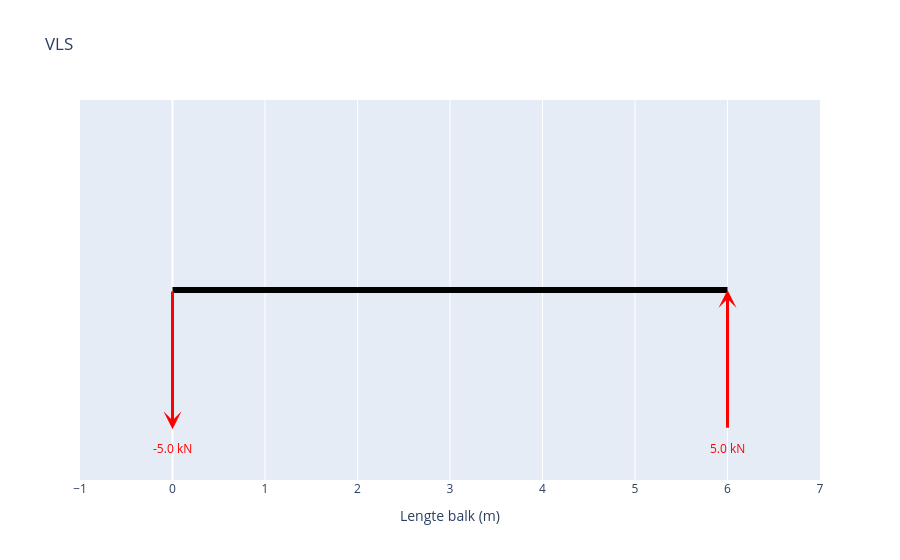

Notebook code cell kept with this figure:
### Markdown cell above
## Vrij-Lichaam-Schema

### Code cell
fig_vls = maak_vls_plotly()
fig_vls.show()

### Figure 1 — Plotly figure (JSON) as saved in the notebook; plotly's stock layout.template omitted (floating-point values rounded to 4 significant figures)
{"data": [{"hoverinfo": "skip", "line": {"color": "black", "width": 6}, "mode": "lines", "type": "scatter", "x": [0, 6], "y": [0, 0]}], "layout": {"annotations": [{"arrowcolor": "red", "arrowhead": 3, "arrowsize": 1, "arrowwidth": 3, "ax": 0, "axref": "x", "ay": 0, "ayref": "y", "showarrow": true, "text": "", "x": 0, "xref": "x", "y": -1.1, "yref": "y"}, {"font": {"color": "red"}, "showarrow": false, "text": "-5.0 kN", "x": 0, "y": -1.25}, {"arrowcolor": "red", "arrowhead": 3, "arrowsize": 1, "arrowwidth": 3, "ax": 6, "axref": "x", "ay": -1.1, "ayref": "y", "showarrow": true, "text": "", "x": 6, "xref": "x", "y": 0, "yref": "y"}, {"font": {"color": "red"}, "showarrow": false, "text": "5.0 kN", "x": 6, "y": -1.25}], "autosize": true, "showlegend": false, "title": {"text": "VLS"}, "xaxis": {"autorange": false, "dtick": 1, "range": [-1, 7], "title": {"text": "Lengte balk (m)"}, "type": "linear"}, "yaxis": {"autorange": false, "range": [-1.5, 1.5], "showgrid": false, "showticklabels": false, "title": {}, "type": "linear", "zeroline": false}}}
